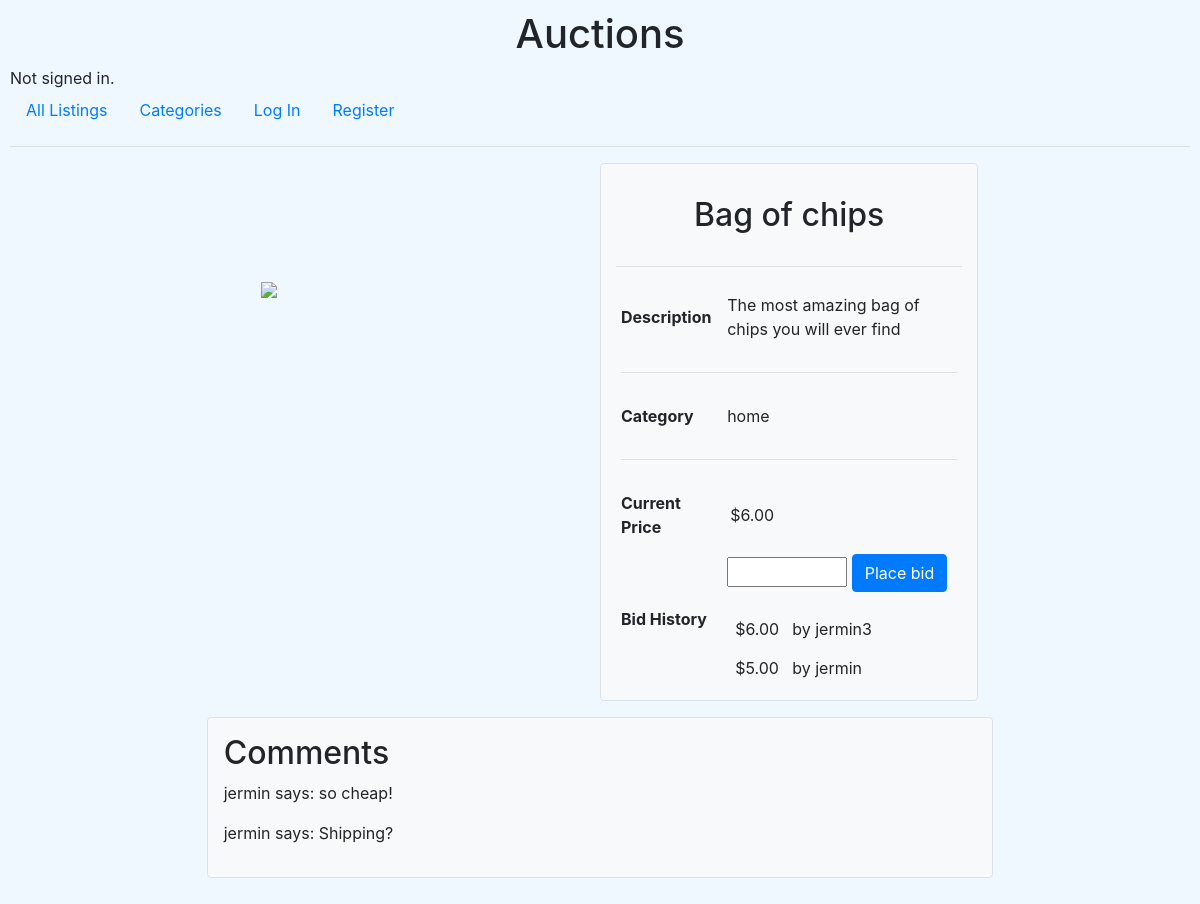
Page /listing/10 on the committed database.
### auctions/models.py (models this page shows, shortened)
class Listing(models.Model):
    name = models.CharField(max_length=64)
    description = models.CharField(max_length=255)
    start_price = models.IntegerField(default=0)
    image = models.CharField(max_length=255)
    category = models.CharField(max_length=64)
    active = models.BooleanField(default=True)
    owner = models.ForeignKey(User, on_delete=models.CASCADE, related_name="listings")
    winner = models.ForeignKey(User, null=True, blank=True, on_delete=models.CASCADE, related_name="won")
    CATEGORIES = [
        ('arts', 'Arts'),
        ('electronics', 'Electronics'),
        ('farming', 'Farming'),
        ('fashion', 'Fashion'),
        ('home', 'Home'),
        ('sports', 'Sports'),
        ('toys', 'Toys'),
        ]
    category = models.CharField(max_length=64, choices=CATEGORIES)
    def current_price(self):
        if (self.bids.first() != None):
            return self.bids.first().price
        return self.start_price

class Bid(models.Model):
    price = models.IntegerField()
    user = models.ForeignKey(User, on_delete=models.CASCADE, related_name="bids")
    listing = models.ForeignKey(Listing, on_delete=models.CASCADE, related_name="bids")
    class Meta:
        ordering = ['-price']

class User(AbstractUser):
    watchlist = models.ManyToManyField('Listing', blank=True, related_name="watchlists")
    pass

class Comment(models.Model):
    comment = models.CharField(max_length=255)
    user = models.ForeignKey(User, on_delete=models.CASCADE, related_name="comments")
    listing = models.ForeignKey(Listing, on_delete=models.CASCADE, related_name="comments")
    time = models.DateTimeField(auto_now=True)
    def __str__(self):
        return f"{self.user} says: {self.comment}"

### auctions/views.py (the view)
# urls.py: path("listing/<int:id>", views.listing, name="listing"),
def listing(request, id):
    try:
        listing = Listing.objects.get(id=id)
    except:
        return render(request, "auctions/error.html", {
            "title": "Error 404: Page not found",
            "message": f"Listing with id of {id} does not exist"
        })
    return render(request, "auctions/listing.html", {
        "listing": listing,
    })

### auctions/templates/auctions/listing.html (shortened to what this page needs)
{% extends "auctions/layout.html" %}
{% block body %}
    <div class="row m-auto col-lg-8 col-md-12">
        <div class="col-md-6 p-4" style="display:flex">
            <div class="single-listing-img">
                {% if listing.image %}
                <img src="{{ listing.image }}">
                {% else %}
                <img src="/static/auctions/noimage.png">
                {% endif %}
            </div>
        </div>
        <div class="col-md-6 bg-light rounded border">
            <h2 class="text-center p-2 my-4">{% if not listing.active %} Closed: {% endif %}{{ listing.name }}</h2>
            <hr />
            <table style="width:100%">
                <tr>
                    <th>Description</th>
                    <td>{{listing.description}}</td>
                </tr>
                <tr>
                    <td colspan=2><hr /></td>
                </tr>
                <tr>
                    <th>Category</th>
                    <td>{{listing.category}}</td>
                </tr>
                <tr>
                    <td colspan=2><hr /></td>
                </tr>
                <tr>
                    <th>Current Price</th>
                    <td class="px-2">${{ listing.current_price }}.00</td>
                </tr>
                <tr>
                    <td></td>
                    <td>
                        {% if listing.active %}
                        <form method="post" action="{% url 'bid' listing.id %}">
                            <input style="width:120px" type="number" name="amount">
                            <input type="submit" class="btn btn-primary" value="Place bid">
                        </form>
                        {% endif %}
                    </td>
                </tr>
                <tr>
                    <th style="vertical-align:top">Bid History</th>
                    <td>
                        <table>
                            {% for bid in listing.bids.all|slice:":5" %}
                            <tr>
                                <td class="px-2">${{bid.price}}.00</td>
                                <td> by {{bid.user}}</td>
                            </tr>
                            {% empty %}
                            No Bids
                            {% endfor %}
                        </table>
                    </td>
                </tr>
            </table>
        </div>
    </div>
    <div class="col-lg-8 mx-auto bg-light my-3 rounded border p-3">
        <h2>Comments</h2>
        {% for comment in listing.comments.all %}
        <p>{{comment}}</p>
        {% empty %}
        <p>No comments!</p>
        {% endfor %}
    </div>
{% endblock %}

### auctions/static/auctions/styles.css (style rules this page uses)
body { padding: 10px; background-color:aliceblue }

### auctions/templates/auctions/listing.html (style rules this page uses)
img { min-width:300px; min-height:300px; }
.single-listing-img { margin:auto; width:fit-content; }
table { border-collapse:separate; border-spacing:0 5px; }
th, td { padding: 5px; }

### rows in the picture
Listing: name "Bag of chips", description "The most amazing bag of chips you will ever find", category "home", current_price "6"
Bid: price "6", user "jermin3"
Bid: price "5", user "jermin"
Comment: user+comment "jermin says: so cheap!"
Comment: user+comment "jermin says: Shipping?"
